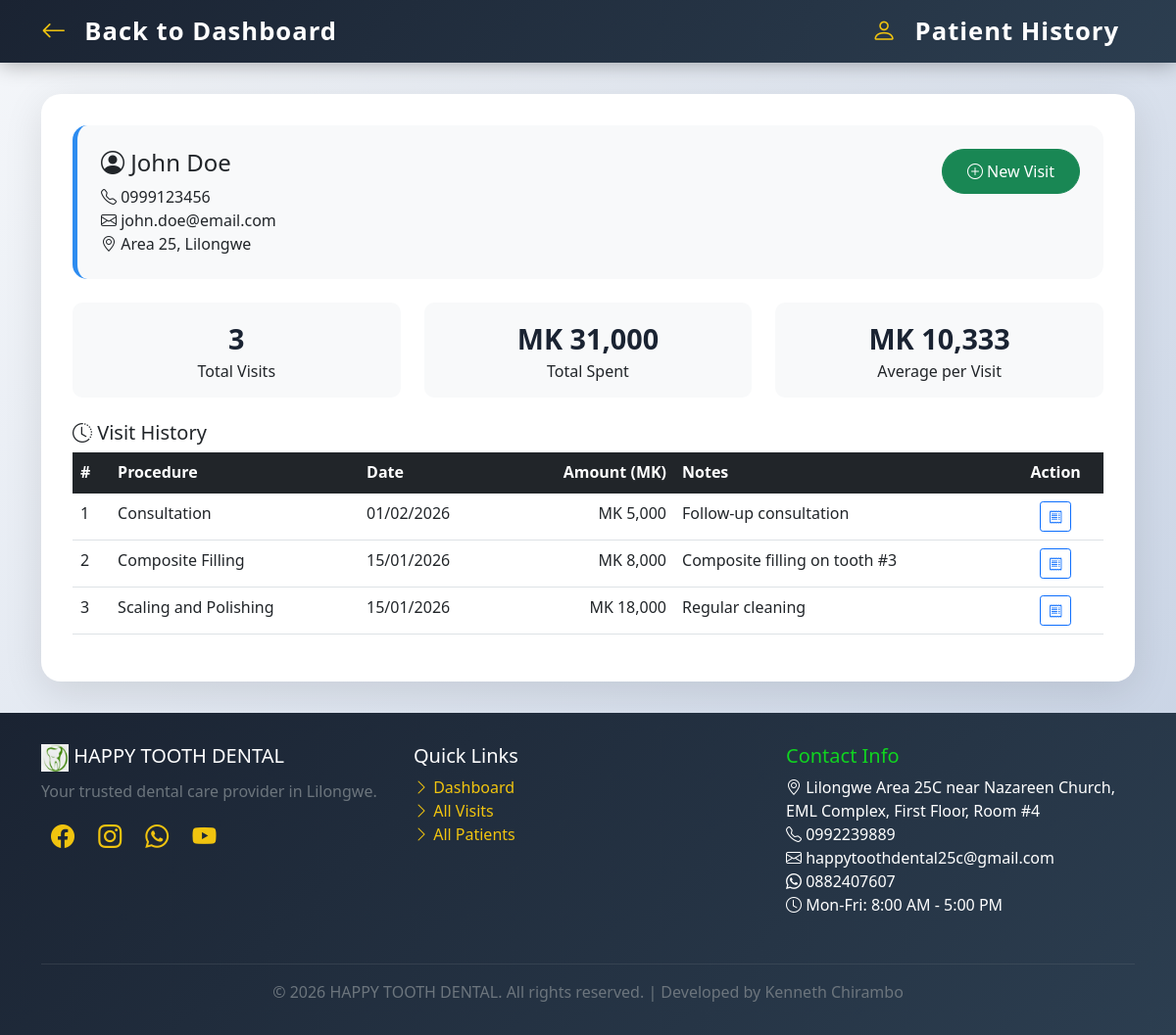
Screenshot of /patient_history.php?id=1 (signed in) with the database file from the repository.
### tables this page shows
CREATE TABLE patients (
    id INT PRIMARY KEY AUTO_INCREMENT,
    name VARCHAR(100) NOT NULL,
    phone VARCHAR(20),
    email VARCHAR(100),
    address TEXT,
    date_of_birth DATE,
    gender ENUM('Male', 'Female', 'Other'),
    created_at TIMESTAMP DEFAULT CURRENT_TIMESTAMP,
    updated_at TIMESTAMP DEFAULT CURRENT_TIMESTAMP ON UPDATE CURRENT_TIMESTAMP
);

CREATE TABLE visits (
    id INT PRIMARY KEY AUTO_INCREMENT,
    patient_id INT NOT NULL,
    procedure_id INT NOT NULL,
    visit_date DATE NOT NULL,
    amount DECIMAL(10,2) NOT NULL,
    notes TEXT,
    created_at TIMESTAMP DEFAULT CURRENT_TIMESTAMP,
    updated_at TIMESTAMP DEFAULT CURRENT_TIMESTAMP ON UPDATE CURRENT_TIMESTAMP,
    FOREIGN KEY (patient_id) REFERENCES patients(id) ON DELETE CASCADE,
    FOREIGN KEY (procedure_id) REFERENCES procedures(id)
);

CREATE TABLE procedures (
    id INT PRIMARY KEY,
    name VARCHAR(150) NOT NULL,
    price DECIMAL(10,2) NOT NULL,
    category VARCHAR(50),
    description TEXT,
    created_at TIMESTAMP DEFAULT CURRENT_TIMESTAMP
);

### patient_history.php (the view, shortened to what this page needs)
<?php
require_once 'database.php';
$patient_id = isset($_GET['id']) ? (int)$_GET['id'] : 0;
$patient = null;
try {
    $stmt = $pdo->prepare("SELECT * FROM patients WHERE id = ?");
    $stmt->execute([$patient_id]);
    $patient = $stmt->fetch();
} catch(PDOException $e) {
    die("Error loading patient: " . $e->getMessage());
}
$visits = [];
$total_spent = 0;
try {
    $stmt = $pdo->prepare("
        SELECT v.*, pr.name as procedure_name
        FROM visits v
        JOIN procedures pr ON v.procedure_id = pr.id
        WHERE v.patient_id = ?
        ORDER BY v.visit_date DESC
    ");
    $stmt->execute([$patient_id]);
    $visits = $stmt->fetchAll();
    foreach ($visits as $visit) {
        $total_spent += $visit['amount'];
    }
} catch(PDOException $e) {
}
?>
<!DOCTYPE html>
<html lang="en">
<head>
    <link href="https://cdn.jsdelivr.net/npm/bootstrap@5.1.3/dist/css/bootstrap.min.css" rel="stylesheet">
    <link rel="stylesheet" href="https://cdn.jsdelivr.net/npm/bootstrap-icons@1.8.1/font/bootstrap-icons.css">
</head>
<body>
    <nav class="navbar navbar-expand-lg navbar-custom">
        <div class="container">
            <a href="index.php" class="navbar-brand">
                <i class="bi bi-arrow-left"></i> Back to Dashboard
            </a>
            <span class="navbar-brand">
                <i class="bi bi-person"></i> Patient History
            </span>
        </div>
    </nav>
    <div class="container flex-grow-1">
        <div class="main-card">
            <div class="patient-info">
                <div class="row">
                    <div class="col-md-8">
                        <h4><i class="bi bi-person-circle"></i> <?php echo htmlspecialchars($patient['name']); ?></h4>
                        <p class="mb-0"><i class="bi bi-telephone"></i> <?php echo htmlspecialchars($patient['phone']); ?></p>
                        <?php if ($patient['email']): ?>
                            <p class="mb-0"><i class="bi bi-envelope"></i> <?php echo htmlspecialchars($patient['email']); ?></p>
                        <?php endif; ?>
                        <?php if ($patient['address']): ?>
                            <p class="mb-0"><i class="bi bi-geo-alt"></i> <?php echo htmlspecialchars($patient['address']); ?></p>
                        <?php endif; ?>
                    </div>
                    <div class="col-md-4 text-md-end">
                        <a href="add_visit.php?patient_id=<?php echo $patient['id']; ?>" class="btn btn-success btn-action">
                            <i class="bi bi-plus-circle"></i> New Visit
                        </a>
                    </div>
                </div>
            </div>
            <div class="row mb-4">
                <div class="col-md-4">
                    <div class="stat-box">
                        <div class="number"><?php echo count($visits); ?></div>
                        <div class="label">Total Visits</div>
                    </div>
                </div>
                <div class="col-md-4">
                    <div class="stat-box">
                        <div class="number">MK <?php echo number_format($total_spent, 0); ?></div>
                        <div class="label">Total Spent</div>
                    </div>
                </div>
                <div class="col-md-4">
                    <div class="stat-box">
                        <div class="number">
                            <?php
                            $avg = count($visits) > 0 ? $total_spent / count($visits) : 0;
                            echo 'MK ' . number_format($avg, 0);
                            ?>
                        </div>
                        <div class="label">Average per Visit</div>
                    </div>
                </div>
            </div>
            <h5><i class="bi bi-clock-history"></i> Visit History</h5>
            <div class="table-responsive">
                <table class="table table-hover">
                    <thead class="table-dark">
                        <tr>
                            <th>#</th>
                            <th>Procedure</th>
                            <th>Date</th>
                            <th class="text-end">Amount (MK)</th>
                            <th>Notes</th>
                            <th class="text-center">Action</th>
                        </tr>
                    </thead>
                    <tbody>
                        <?php if (count($visits) > 0): ?>
                            <?php $counter = 1; ?>
                            <?php foreach ($visits as $visit): ?>
                                <tr>
                                    <td><?php echo $counter++; ?></td>
                                    <td><?php echo htmlspecialchars($visit['procedure_name']); ?></td>
                                    <td><?php echo date('d/m/Y', strtotime($visit['visit_date'])); ?></td>
                                    <td class="text-end">MK <?php echo number_format($visit['amount'], 0); ?></td>
                                    <td><?php echo htmlspecialchars($visit['notes']); ?></td>
                                    <td class="text-center">
                                        <a href="receipt.php?id=<?php echo $visit['id']; ?>" target="_blank"
                                           class="btn btn-sm btn-outline-primary">
                                            <i class="bi bi-receipt"></i>
                                        </a>
                                    </td>
                                </tr>
                            <?php endforeach; ?>
                        <?php endif; ?>
                    </tbody>
                </table>
            </div>
        </div>
    </div>
    <footer class="footer">
        <div class="container">
            <div class="row">
                <div class="col-md-4 mb-3">
                    <h5><img src="Screenshot%20(1)_5509.jpg" alt="Happy Tooth Dental logo" class="brand-logo" style="width:28px;height:28px;"> <?php echo CLINIC_NAME; ?></h5>
                    <p class="text-muted">Your trusted dental care provider in Lilongwe.</p>
                    <div class="social-icons">
                        <a href="#"><i class="bi bi-facebook"></i></a>
                        <a href="#"><i class="bi bi-instagram"></i></a>
                        <a href="#"><i class="bi bi-whatsapp"></i></a>
                        <a href="#"><i class="bi bi-youtube"></i></a>
                    </div>
                </div>
                <div class="col-md-4 mb-3">
                    <h5>Quick Links</h5>
                    <ul class="list-unstyled">
                        <li><a href="index.php"><i class="bi bi-chevron-right"></i> Dashboard</a></li>
                        <li><a href="visit.php"><i class="bi bi-chevron-right"></i> All Visits</a></li>
                        <li><a href="patients.php"><i class="bi bi-chevron-right"></i> All Patients</a></li>
                    </ul>
                </div>
                <div class="col-md-4 mb-3">
                    <h5 style="color: #10d420;">Contact Info</h5>
                    <ul class="list-unstyled">
                        <li><i class="bi bi-geo-alt"></i> <?php echo CLINIC_LOCATION; ?></li>
                        <li><i class="bi bi-telephone"></i> <?php echo CLINIC_CONTACT; ?></li>
                        <li><i class="bi bi-envelope"></i> happytoothdental25c@gmail.com</li>
                        <li><i class="bi bi-whatsapp"></i> 0882407607</li>
                        <li><i class="bi bi-clock"></i> Mon-Fri: 8:00 AM - 5:00 PM</li>
                    </ul>
                </div>
            </div>
            <hr class="bg-secondary">
            <div class="text-center text-muted">
                <p>&copy; <?php echo date('Y'); ?> <?php echo CLINIC_NAME; ?>. All rights reserved. | Developed by Kenneth Chirambo</p>
            </div>
        </div>
    </footer>
</body>
</html>

### patient_history.php (style rules this page uses)
body { font-family: 'Segoe UI', Tahoma, Geneva, Verdana, sans-serif; background: linear-gradient(135deg, #f5f7fa 0%, #c3cfe2 100%); min-height: 100vh; display: flex; flex-direction: column; }
.navbar-custom { background: linear-gradient(135deg, #1a2332 0%, #2c3e50 100%); box-shadow: 0 2px 20px rgba(0,0,0,0.3); }
.navbar-brand { font-weight: bold; color: #ffffff !important; font-size: 1.6rem; letter-spacing: 1px; }
.navbar-brand i { margin-right: 10px; color: #f1c40f; }
.btn-action { border-radius: 25px; padding: 10px 25px; font-weight: 500; transition: all 0.3s; }
.main-card { background: white; border-radius: 20px; padding: 2rem; box-shadow: 0 10px 40px rgba(0,0,0,0.1); margin-top: 2rem; margin-bottom: 2rem; }
.patient-info { background: #f8f9fa; border-radius: 15px; padding: 1.5rem; margin-bottom: 1.5rem; border-left: 5px solid #2d8cf0; }
.stat-box { background: #f8f9fa; border-radius: 10px; padding: 15px; text-align: center; }
.stat-box .number { font-size: 1.8rem; font-weight: bold; color: #1a2332; }
.footer { background: linear-gradient(135deg, #1a2332 0%, #2c3e50 100%); color: white; padding: 2rem 0 1rem; margin-top: auto; }
.footer a { color: #f1c40f; text-decoration: none; }
.footer .social-icons i { font-size: 1.5rem; margin: 0 10px; transition: all 0.3s; }

### rows the page displays
patients: name "John Doe", phone "0999123456", email "john.doe@email.com", address "Area 25, Lilongwe"
visits: procedure.name "Consultation", visit_date "01/02/2026", amount "5,000", notes "Follow-up consultation"
visits: procedure.name "Composite Filling", visit_date "15/01/2026", amount "8,000", notes "Composite filling on tooth #3"
visits: procedure.name "Scaling and Polishing", visit_date "15/01/2026", amount "18,000", notes "Regular cleaning"

### other values shown
count($visits) "3"
$total_spent "31,000"
$avg "10,333"
CLINIC_NAME "HAPPY TOOTH DENTAL"
CLINIC_LOCATION "Lilongwe Area 25C near Nazareen Church, EML Complex, First Floor, Room #4"
CLINIC_CONTACT "0992239889"
